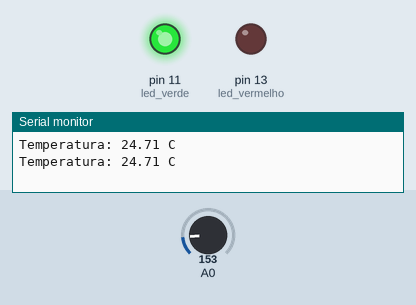
Simulated run of this sketch. Board: Arduino Uno, built with avr-gcc and run on an emulated ATmega328P. On the bench: output pins drawn as LEDs (lit = HIGH), the last lines printed to the serial monitor. The inputs (shaded band) are chosen by the test bench; at power-on: A0 = 153.

Above: at 2.8 s.
2.9 s: A0 set to 166
At 5.1 s:
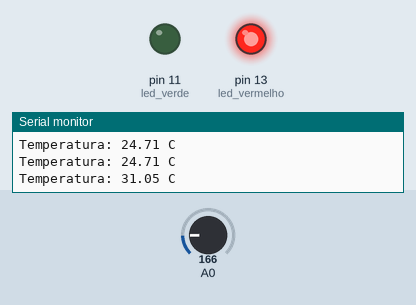
5.6 s: A0 set to 133
At 6.6 s:
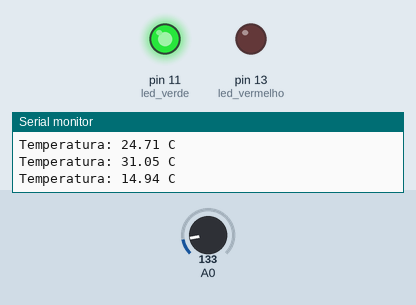
8.3 s: A0 set to 165
At 10.9 s:
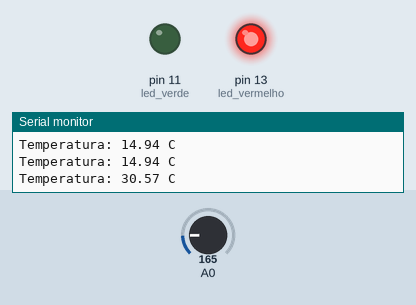
Timing chart, 0 to 12.4 s (numbered marks = the images above; inputs shaded):
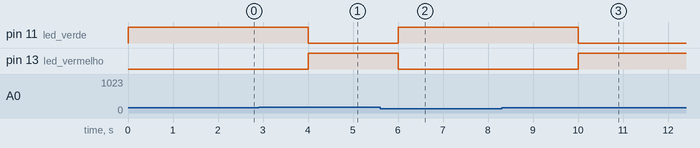

Measured:
- the behaviour switches between 153 and 154 on A0 (found by bisection; images 0 and 1)
- after the input at 2.9 s, pin 11 (led_verde): HIGH → LOW after 1.1 s; pin 13 (led_vermelho): LOW → HIGH after 1.1 s
- after the input at 5.6 s, pin 11 (led_verde): LOW → HIGH after 0.40 s; pin 13 (led_vermelho): HIGH → LOW after 0.40 s
- after the input at 8.3 s, pin 11 (led_verde): HIGH → LOW after 1.7 s; pin 13 (led_vermelho): LOW → HIGH after 1.7 s

The sketch:

main.ino
```cpp
/* Projeto 1: Estação de Monitorização de Temperatura com TMP36.
Descrição: Lê a temperatura ambiente através do sensor TMP36 (A0) e altera o estado dos LEDs (Vermelho = temp > 25º, Verde = temp <= 25º)
*/
void setup()
{
  pinMode(13, OUTPUT); //led vermelho
  pinMode(11, OUTPUT); //led verde

  Serial.begin(9600);
}

void loop()
{
  int leitura =analogRead(A0);
  float volt =leitura *(5.0/1024.0); //converte para volts
  float temp= (volt-0.5)*100; //converte para Celsius

  Serial.print("Temperatura: ");
  Serial.print(temp);
  Serial.println(" C");

  if(temp>25)
  {
   digitalWrite(13, HIGH);//led vermelho acende
   digitalWrite(11, LOW); //led verde desliga
  }
  else
  {
    digitalWrite(11, HIGH); //led verde acende
   digitalWrite(13, LOW);  //led vermelho desliga
  }
  delay(2000); //espera 2 segundos até à próxima leitura
}
```
